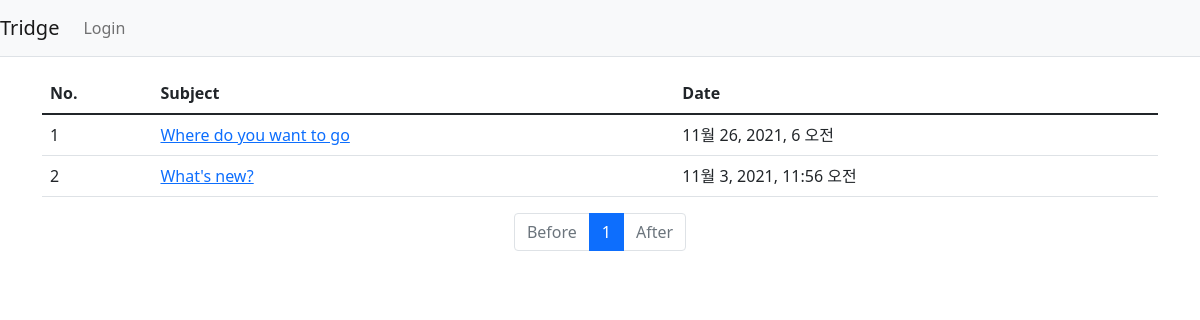
Before: /polls/ with the older database file.
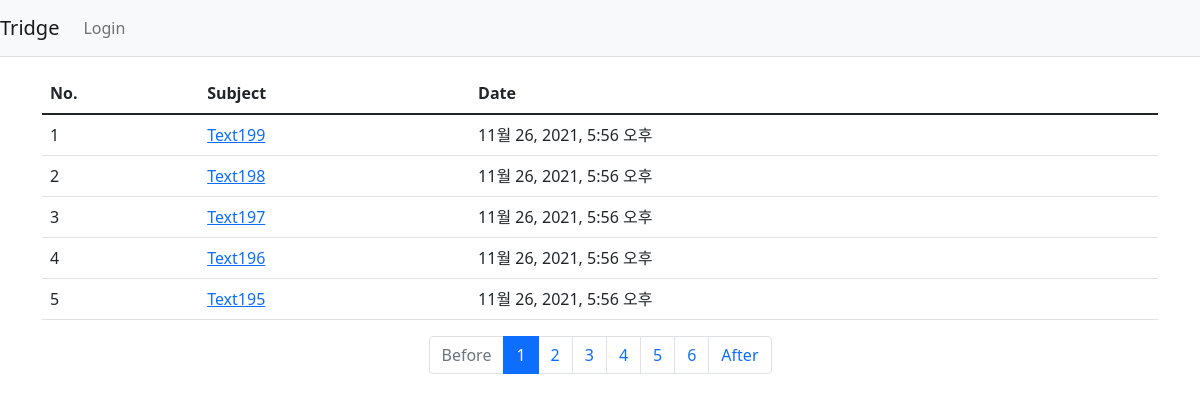
After: the same page with the newer database file.
### polls/models.py (models this page shows, shortened)
class Question(models.Model):
    question_text = models.CharField(max_length=200)
    pub_date = models.DateTimeField("date published")

### polls/views.py (the view)
# urls.py: path("", polls.views.index, name='index'),
def index(request):
    page = request.GET.get('page', '1')  # page
    latest_question_list = Question.objects.order_by('-pub_date')
    paginator = Paginator(latest_question_list, 5)  # show 5 question per page
    page_obj = paginator.get_page(page)
    context = {'latest_question_list': page_obj}
    return render(request, "polls/index.html", context)

### templates/polls/index.html (shortened to what this page needs)
{% extends 'base.html' %}
{% block content %}
<div class="container my-3">
    <table class="table">
        <thead>
        <tr class="thead-dart">
            <th>No.</th>
            <th>Subject</th>
            <th>Date</th>
        </tr>
        </thead>
        <tbody>
        {% if latest_question_list %}
            {% for question in latest_question_list %}
            <tr>
                <td>{{ forloop.counter }}</td>
                <td>
                    <a href="{% url 'polls:detail' question.id %}">
                        {{ question.question_text }}
                    </a>
                </td>
                <td>{{ question.pub_date }}</td>
            </tr>
            {% endfor %}
        {% else %}
            <tr>
                <td colspan="3">No polls are available.</td>
            </tr>
        {% endif %}
        </tbody>
    </table>
    <ul class="pagination justify-content-center">
        {% if latest_question_list.has_previous %}
        <li class="page-item">
            <a class="page-link" href="?page={{ latest_question_list.previous_page_number }}">Before</a>
        </li>
        {% else %}
        <li class="page-item disabled">
            <a class="page-link" tabindex="-1" aria-disabled="true" href="#">Before</a>
        </li>
        {% endif %}
        {% for page_number in latest_question_list.paginator.page_range %}
        {% if page_number >= latest_question_list.number|add:-5 and page_number <= latest_question_list.number|add:5 %}
            {% if page_number == latest_question_list.number %}
            <li class="page-item active" aria-current="page">
                <a class="page-link" href="?page={{ page_number }}">{{ page_number }}</a>
            </li>
            {% else %}
            <li class="page-item">
                <a class="page-link" href="?page={{ page_number }}">{{ page_number }}</a>
            </li>
            {% endif %}
        {% endif %}
        {% endfor %}
        {% if latest_question_list.has_next %}
        <li class="page-item">
            <a class="page-link" href="?page={{ latest_question_list.next_page_number }}">After</a>
        </li>
        {% else %}
        <li class="page-item disabled">
            <a class="page-link" tabindex="-1" aria-disabled="true" href="#">After</a>
        </li>
        {% endif %}
    </ul>
</div>
{% endblock %}

### templates/base.html (shortened to what this page needs)
{% load static %}
<!doctype html>
<html lang="en">
<head>
    <link rel="stylesheet" type="text/css" href="{% static 'bootstrap.min.css' %}">
    <link rel="stylesheet" type="text/css" href="{% static 'style.css' %}">
</head>
<body>
{% include "navbar.html" %}
{% block content %}
{% endblock %}
</body>
</html>

### templates/navbar.html (shortened to what this page needs)
<nav class="navbar navbar-expand-lg navbar-light bg-light border-bottom">
    <a class="navbar-brand" href="{% url 'polls:index' %}">Tridge</a>
    <div class="collapse navbar-collapse flex-grow-0" id="navbarNav">
        <ul class="navbar-nav">
            <li class="nav-item ">
                <a class="nav-link" href="{% url 'common:login' %}">Login</a>
            </li>
        </ul>
    </div>
</nav>

Changed rows visible on the page:
no longer on this page (row unchanged): Question: question_text "Where do you want to go", pub_date "11월 26, 2021, 6 오전"
no longer on this page (row unchanged): Question: question_text "What's new?", pub_date "11월 3, 2021, 11:56 오전"
added Question: question_text "Text199", pub_date "11월 26, 2021, 5:56 오후"
added Question: question_text "Text198", pub_date "11월 26, 2021, 5:56 오후"
added Question: question_text "Text197", pub_date "11월 26, 2021, 5:56 오후"
added Question: question_text "Text196", pub_date "11월 26, 2021, 5:56 오후"
added Question: question_text "Text195", pub_date "11월 26, 2021, 5:56 오후"
Other visible differences:
new list line: "2"
new list line: "3"
new list line: "4"
new list line: "5"
new list line: "6"
